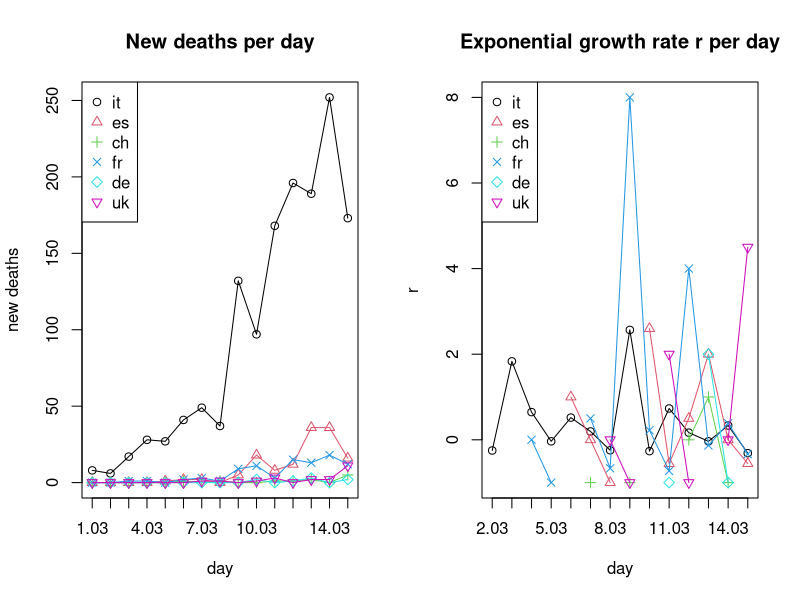

The R script that drew this image:
## Exponential growth
# y = a * (1 + r)^x
# a = initial value (the amount before measuring growth or decay)
# r = growth or decay rate (most often represented as a percentage and expressed as a decimal)
# x = number of time intervals that have passed
# (y/a)^(1/x) - 1 = r


## March: New confirmed covid-19 deaths per day. Data taken from daily situation reports from the WHO website.
days <- c('01.03','02.03','03.03','04.03','05.03','06.03','07.03',
          '08.03','09.03','10.03','11.03','12.03','13.03','14.03',
          '15.03')
it <- c(8,6,17,28,27,41,49,37,132,97,168,196,189,252,173)
es <- c(0,0,0,0,1,2,2,0,5,18,8,12,36,36,16)
ch <- c(0,0,0,0,0,1,0,1,0,0,1,1,2,0,5)
fr <- c(0,0,1,1,0,2,3,1,9,11,3,15,13,18,12)
de <- c(0,0,0,0,0,0,0,0,0,2,0,1,3,0,2)
uk <- c(0,0,0,0,0,0,1,1,0,1,3,0,2,2,11)
all_countries <- list(it,es,ch,fr,de,uk)


## Computing exponential growth rates r
compute_r <- function(y, t, x){
  r <- c()
  for(i in 2:length(t)){
    new_r <- (y[i] / y[i-1])^(1/x) - 1
    if(abs(new_r) %in% c(Inf, NaN)) new_r <- NA
    r <- c(r, new_r)
  }
  return(r)
}

r_it <- compute_r(it, days, 1)
r_es <- compute_r(es, days, 1)
r_ch <- compute_r(ch, days, 1)
r_fr <- compute_r(fr, days, 1)
r_de <- compute_r(de, days, 1)
r_uk <- compute_r(uk, days, 1)
all_countries_r <- list(r_it,r_es,r_ch,r_fr,r_de,r_uk)


## Plotting
all_countries_names <- c('it','es','ch','fr','de','uk')
colors <- 1:length(all_countries_names)
pchs <- 1:length(all_countries_names)

par(mfrow=c(1,2))

# New cases per day
plot(days, unlist(all_countries[1]), main='New deaths per day', type='o',
     ylim=c(0,max(unlist(all_countries),na.rm=T)),
     xaxt="n", col=colors[1], pch=pchs[1], ylab='new deaths', xlab='day')
axis(1, at=days, labels=T)
for(i in 2:length(all_countries)){
  lines(days, unlist(all_countries[i]), type='o', col=colors[i], pch=pchs[i])
}
legend('topleft',legend=all_countries_names,col=colors,pch=pchs)

# Exponential growth rate r per day
plot(days[-1], unlist(all_countries_r[1]), main='Exponential growth rate r per day', type='o',
     ylim=c(min(unlist(all_countries_r),na.rm=T), max(unlist(all_countries_r),na.rm=T)),
     xaxt="n", col=colors[1], pch=pchs[1], ylab='r', xlab='day')
axis(1, at=days[-1], labels=T)
for(i in 2:length(all_countries_r)){
  lines(days[-1], unlist(all_countries_r[i]), type='o', col=colors[i], pch=pchs[i])
}
legend('topleft',legend=all_countries_names,col=colors,pch=pchs)
